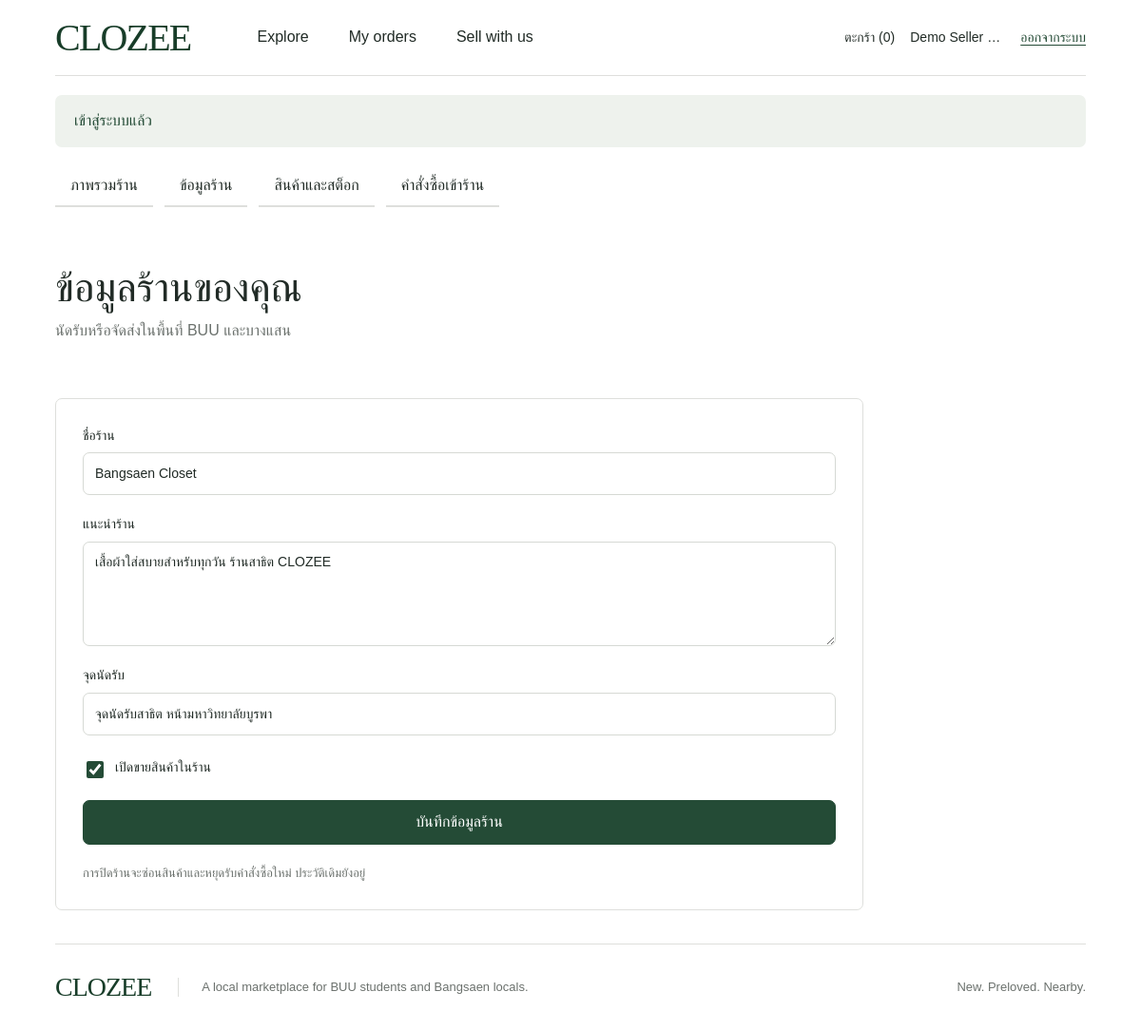
Page /seller/shop.php (signed in) on the committed database.
### tables this page shows
CREATE TABLE shops (
    shop_id BIGINT UNSIGNED NOT NULL AUTO_INCREMENT,
    owner_user_id BIGINT UNSIGNED NOT NULL,
    shop_name VARCHAR(150) NOT NULL,
    description TEXT NULL,
    pickup_location VARCHAR(255) NULL,
    is_active TINYINT(1) NOT NULL DEFAULT 1,
    created_at TIMESTAMP NOT NULL DEFAULT CURRENT_TIMESTAMP,
    updated_at TIMESTAMP NOT NULL DEFAULT CURRENT_TIMESTAMP ON UPDATE CURRENT_TIMESTAMP,
    PRIMARY KEY (shop_id),
    UNIQUE KEY uq_shops_owner (owner_user_id),
    CONSTRAINT fk_shops_owner FOREIGN KEY (owner_user_id)
      REFERENCES users(user_id) ON UPDATE CASCADE ON DELETE RESTRICT
);

### public/seller/shop.php (called while the page is built)
<?php require __DIR__.'/../../app/bootstrap.php';$sellerMode='shop';require ROOT.'/app/pages/seller.php';

### app/auth/session.php (called while the page is built, shortened)
<?php
function user(): ?array { return $_SESSION['user'] ?? null; }
function require_user(): array { if (!user()) redirect('login.php'); return user(); }

### app/config/db.php (called while the page is built, shortened)
<?php
function db(): PDO
{
    $c = config();
    $pdo = new PDO(
        sprintf('mysql:host=%s;port=%d;dbname=%s;charset=utf8mb4', $c['db_host'], $c['db_port'], $c['db_name']),
        $c['db_user'], $c['db_pass'],
        [PDO::ATTR_ERRMODE => PDO::ERRMODE_EXCEPTION, PDO::ATTR_DEFAULT_FETCH_MODE => PDO::FETCH_ASSOC,
         PDO::ATTR_EMULATE_PREPARES => false, PDO::ATTR_STRINGIFY_FETCHES => false]
    );
    $pdo->exec("SET time_zone = '+00:00'");
    return $pdo;
}
function query(string $sql, array $params = []): PDOStatement
{
    $statement = db()->prepare($sql);
    $statement->execute($params);
    return $statement;
}

### app/services/ShopService.php (called while the page is built, shortened)
<?php
function own_shop(int $userId, bool $lock = false): ?array {
    return query('SELECT * FROM shops WHERE owner_user_id=?' . ($lock?' FOR UPDATE':''),[$userId])->fetch() ?: null;
}

### app/bootstrap.php (called while the page is built, shortened)
<?php
require __DIR__ . '/config/db.php';
require __DIR__ . '/auth/session.php';
require __DIR__ . '/services/ShopService.php';
function h(mixed $value): string { return htmlspecialchars((string)$value, ENT_QUOTES | ENT_SUBSTITUTE, 'UTF-8'); }

### app/pages/seller.php (the view, shortened to what this page needs)
<?php
$actor=(int)require_user()['user_id'];$shop=own_shop($actor);$error='';$mode=$sellerMode??'dashboard';$title='จัดการร้าน';
require ROOT.'/app/templates/header.php';require ROOT.'/app/templates/seller-nav.php';
if($error): ?><div class="error" role="alert"><?=h($error)?></div><?php endif;
if($mode==='dashboard'): ?>
<section class="page-heading"><div><h1>Your local shop.</h1><p class="muted">พื้นที่เล็ก ๆ สำหรับเสื้อผ้าที่คุณอยากส่งต่อ</p></div><a class="button" href="<?=h(url($shop?'seller/product-edit.php':'seller/shop.php'))?>"><?=$shop?'+ เพิ่มสินค้า':'เปิดร้านของคุณ'?></a></section>
<?php if($shop): ?><section class="panel"><h2><?=h($shop['shop_name'])?></h2><p><?=h($shop['pickup_location'])?></p><p class="muted"><?=(int)$shop['is_active']?'ร้านเปิดขาย':'ร้านปิดขายชั่วคราว'?></p><div class="actions"><a class="button secondary" href="<?=h(url('seller/products.php'))?>">จัดการสินค้า</a><a class="button secondary" href="<?=h(url('seller/orders.php'))?>">ดูคำสั่งซื้อ</a><a class="underlined" href="<?=h(url('shop.php?id='.$shop['shop_id']))?>">ดูหน้าร้าน</a></div></section><?php else: ?><div class="empty"><h2>เริ่มต้นร้านของคุณบน CLOZEE</h2><p>หนึ่งบัญชีซื้อสินค้าและเปิดร้านได้หนึ่งร้าน</p></div><?php endif;
elseif($mode==='shop'):
$form=($_SERVER['REQUEST_METHOD']==='POST')?$_POST:($shop??['is_active'=>1]); ?>
<section class="page-heading"><div><h1>ข้อมูลร้านของคุณ</h1><p class="muted">นัดรับหรือจัดส่งในพื้นที่ BUU และบางแสน</p></div></section><form method="post" class="stack form-width panel"><?=csrf_field()?><label>ชื่อร้าน<input name="shop_name" required maxlength="150" value="<?=h($form['shop_name']??'')?>"></label><label>แนะนำร้าน<textarea name="description" maxlength="3000"><?=h($form['description']??'')?></textarea></label><label>จุดนัดรับ<input name="pickup_location" required maxlength="255" value="<?=h($form['pickup_location']??'')?>"></label><label class="checkbox"><input type="checkbox" name="is_active" value="1" <?=!empty($form['is_active'])?'checked':''?>>เปิดขายสินค้าในร้าน</label><button class="button" type="submit">บันทึกข้อมูลร้าน</button><p class="field-help">การปิดร้านจะซ่อนสินค้าและหยุดรับคำสั่งซื้อใหม่ ประวัติเดิมยังอยู่</p></form>
<?php endif;require ROOT.'/app/templates/footer.php'; ?>

### public/assets/css/app.css (style rules this page uses)
:root { --ink:#212b26;--green:#244b36;--sage:#eef2ed;--lime:#dbe8ac;--line:#dedfdc;--muted:#6b716d;--danger:#9a302b;--radius:7px;font-family:Arial,"Tahoma",sans-serif;color:var(--ink);background:#fff;font-size:16px;line-height:1.55 }
* { box-sizing:border-box }
body { margin:0 }
button,input,select,textarea { font:inherit }
button,a,input,select,textarea { -webkit-tap-highlight-color:transparent }
button,a { touch-action:manipulation }
button { cursor:pointer }
.button,button.button { display:inline-flex;align-items:center;justify-content:center;border:1px solid var(--green);background:var(--green);color:#fff;min-height:46px;padding:10px 23px;border-radius:var(--radius);font-weight:500;white-space:nowrap;text-align:center }
.muted,.field-help { color:var(--muted) }
.field-help { font-size:13px;margin:0 }
h1,h2,h3,p { overflow-wrap:anywhere }
input:not([type=checkbox]):not([type=radio]),select,textarea { display:block;min-height:45px;border:1px solid #d6d9d4;background:white;color:var(--ink);border-radius:var(--radius);padding:10px 12px;max-width:100% }
textarea { min-height:110px;resize:vertical }
label { display:block;font-size:14px;font-weight:500 }
label>input,label>textarea,label>select { margin-top:7px;width:100% }
.stack { display:grid;gap:20px }
.checkbox { display:flex;gap:9px;align-items:center }
.checkbox input { width:18px;height:18px;accent-color:var(--green) }
.page-heading { display:flex;align-items:center;justify-content:space-between;gap:25px;padding:30px 0 }
.page-heading h1 { font:42px/1.2 Georgia,"Tahoma",serif;margin:5px 0 }
.page-heading p { margin:8px 0 }
.panel { border:1px solid var(--line);padding:28px;border-radius:var(--radius);margin:20px 0 }
.form-width { max-width:850px }

### rows in the picture
shops: shop_name "Bangsaen Closet", description "เสื้อผ้าใส่สบายสำหรับทุกวัน ร้านสาธิต CLOZEE", pickup_location "จุดนัดรับสาธิต หน้ามหาวิทยาลัยบูรพา", is_active "☑"

### other values in the picture
$cartCount "0"
$currentUser['full_name'] "Demo Seller…"
$_SESSION['flash'] "เข้าสู่ระบบแล้ว"
